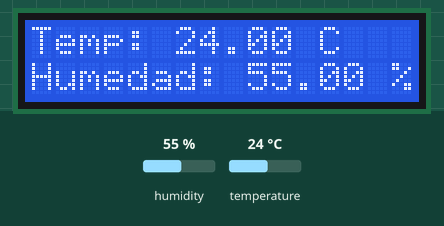
Bench run of a sketch on a simulated Arduino Uno, built with avr-gcc and run on an emulated ATmega328P. Parts: 16×2 character LCD. The inputs (shaded band) are chosen by the test bench; at power-on: humidity 55 %, temperature 24 °C.

Above: at 4.6 s.
4.7 s: humidity set to 22 %
At 6.8 s:
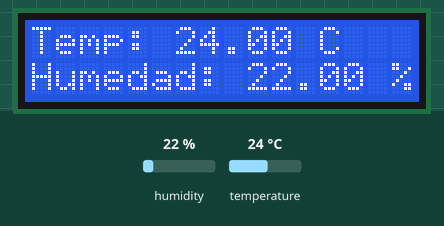
7.7 s: temperature set to 12 °C
At 8.8 s:
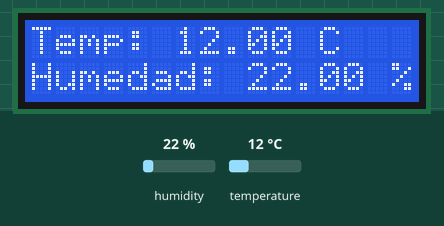
10.7 s: humidity set to 40 %
At 12.8 s:
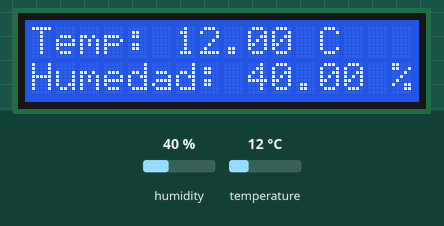
13.7 s: temperature set to 19 °C
At 14.7 s:
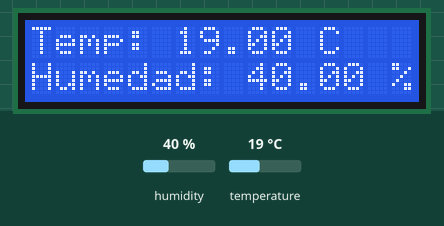
Timing chart, 0 to 16.7 s (numbered marks = the images above; inputs shaded):
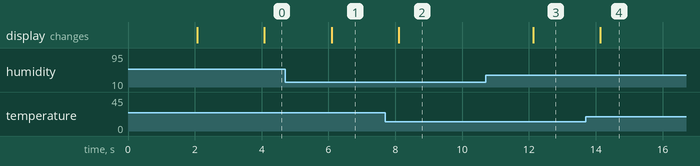

The sketch:

Codigo.ino
```cpp
#include <DHT.h>
#include <LiquidCrystal.h>

// Definir el pin donde conectaste el DHT22 (A0)
#define DHTPIN A0
#define DHTTYPE DHT22   // Definimos que es el modelo DHT22

// Inicializamos el sensor DHT
DHT dht(DHTPIN, DHTTYPE);

// Inicializamos la pantalla LCD con los pines conectados en tu circuito:
// RS = 7, Enable = 6, D4 = 5, D5 = 4, D6 = 3, D7 = 2
LiquidCrystal lcd(7, 6, 5, 4, 3, 2);

void setup() {
  // Inicializar la pantalla LCD indicando columnas (16) y filas (2)
  lcd.begin(16, 2);

  // Iniciar el sensor DHT
  dht.begin();

  // Mensaje de bienvenida opcional
  lcd.print("Iniciando DHT22");
  delay(2000);
  lcd.clear();
}

void loop() {
  // Esperar 2 segundos entre mediciones (el DHT22 toma un tiempo en actualizar)
  delay(2000);

  // Leer la humedad
  float h = dht.readHumidity();
  // Leer la temperatura en grados Celsius
  float t = dht.readTemperature();

  // Comprobar si hubo un error en la lectura
  if (isnan(h) || isnan(isnan(t))) {
    lcd.clear();
    lcd.setCursor(0, 0);
    lcd.print("Error leyendo");
    lcd.setCursor(0, 1);
    lcd.print("sensor DHT22");
    return;
  }

  // Mostrar los datos en la pantalla LCD
  lcd.clear();

  // Fila 0: Temperatura
  lcd.setCursor(0, 0);
  lcd.print("Temp: ");
  lcd.print(t);
  lcd.print(" C");

  // Fila 1: Humedad
  lcd.setCursor(0, 1);
  lcd.print("Humedad: ");
  lcd.print(h);
  lcd.print(" %");
}
```

Measured:
- after the input at 4.7 s, the display: changes after 1.4 s (image 1)
- after the input at 7.7 s, the display: changes after 0.40 s (image 2)
- after the input at 10.7 s, the display: changes after 1.4 s (image 3)
- after the input at 13.7 s, the display: changes after 0.44 s (image 4)
